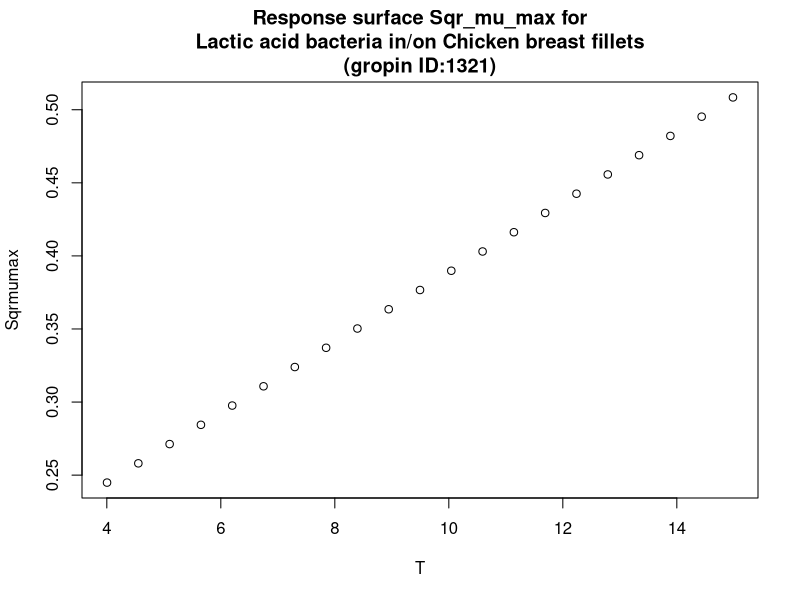

Recreate this plot in R.
#############################
# start of Parameter script
#############################
T <- seq(4.004,14.985014985015,length.out=21)
#############################
# end of Parameter script
#############################
############################# 
# start of Model script Gropin ID 1321 
#############################
 
# constant coefficients for this model
 
variables <- data.frame(T)
argumentsPar <- unique.data.frame(expand.grid(variables))
 
# heart of the model
response_surface <- function(T) {
   mumax <-0.024*(T+6.2)

	return(mumax=mumax)
} 

# output parameters
responseSurface <- cbind(argumentsPar,response_surface(argumentsPar['T']))
colnames(responseSurface) <- c(colnames(argumentsPar),'Sqrmumax')
#############################
# End of Model script
#############################
############################# 
# start of Visualisation script Gropin ID 1321 
#############################
titleText <-'Response surface Sqr_mu_max for
Lactic acid bacteria in/on Chicken breast fillets
(gropin ID:1321)'
plot(T,responseSurface$'Sqrmumax',xlab='T',
                          ylab='Sqrmumax',main=titleText)
#############################
# End of Visualisation script
#############################
